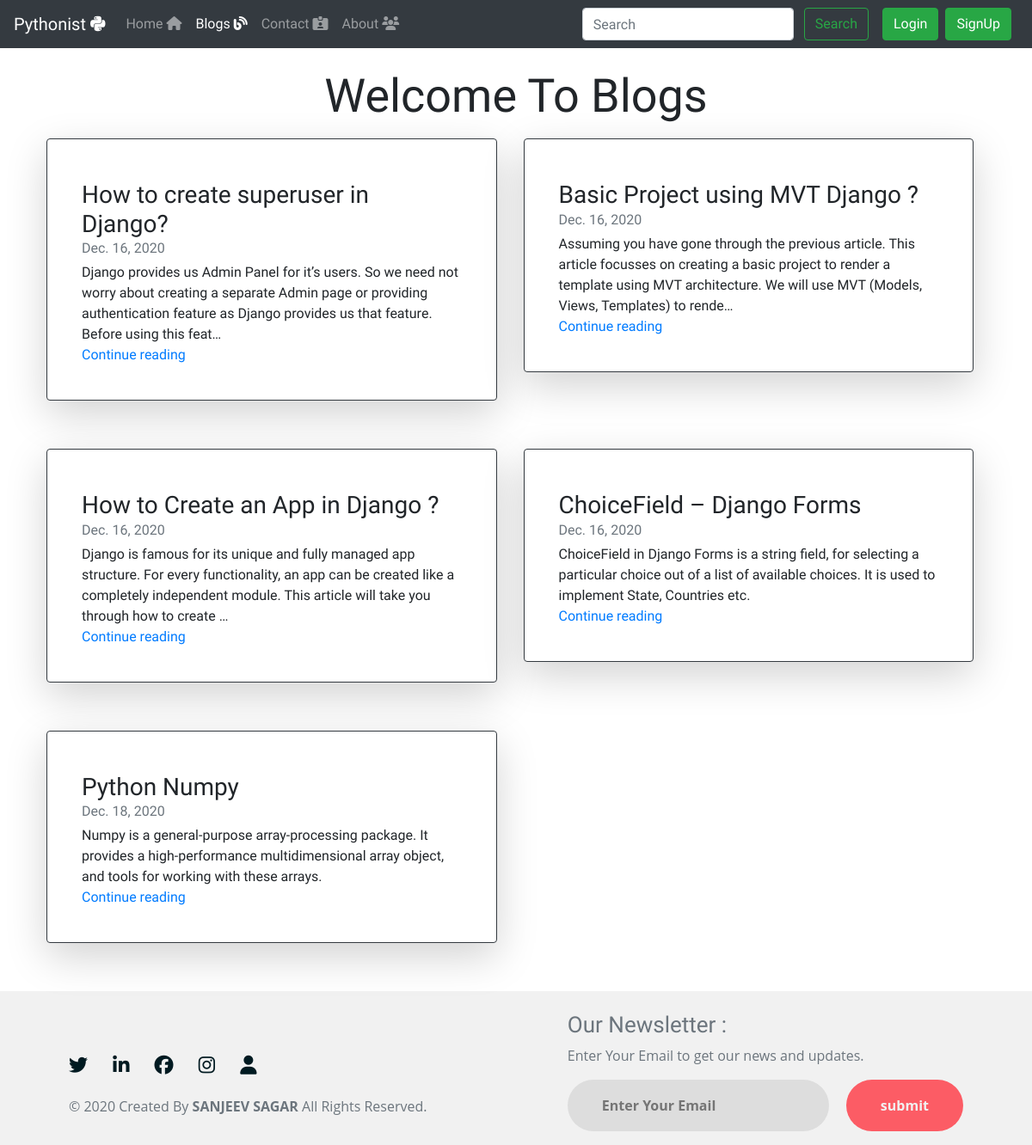
Page /Blogs/ on the committed database.
### Blogs/models.py (models this page shows, shortened)
class Post(models.Model):
    post_id = models.AutoField(primary_key= True)
    tilte = models.CharField(max_length=50)
    tilte_post = models.TextField()
    heading2 = models.CharField(max_length=50)
    post2 = models.TextField()
    About = models.TextField()
    slug = models.CharField(max_length=130)
    pub_date = models.DateField(null=True, blank=True)

### Blogs/views.py (the view)
# urls.py: path('', views.blogHome, name='blogHome'),
def blogHome(request):
    mypost = Post.objects.all()
    return render(request, 'blog/blogHome.html', {'mypost':mypost})

### templates/blog/blogHome.html (shortened to what this page needs)
{% extends 'base.html' %}
{% block blogactive %} active {% endblock blogactive %}
{% block body %}
<div class="container mt-3" style="font-family: 'Acme'">
    <center > <div class="font" id="text" > </div></center>
    <div class="row my-2">
        {% for item in mypost %}
        <div class="col-md-6">
            <div class="row g-0 border rounded overflow-hidden flex-md-row mb-4 shadow-sm h-md-250 position-relative shadow-lg p-3 mb-5 bg-white rounded border border-dark">
                <div class="col p-4 d-flex flex-column position-static">
                    <h3 class="mb-0">{{item.tilte}}</h3>
                    <div class="mb-1 text-muted">{{item.pub_date}}</div>
                    <p class="card-text mb-auto">{{item.tilte_post | truncatechars:200}}
                    </p>
                    <a href="/Blogs/{{item.slug}}" class="stretched-link">Continue reading</a>
                </div>
            </div>
        </div>
        {% if forloop.counter|divisibleby:2%}
    </div>
    <div class="row my-2">
        {%endif%}
        {%endfor%}</div>
</div>
{% endblock body %}

### templates/base.html (style rules this page uses)
.row { display: -ms-flexbox; display: flex; -ms-flex-wrap: wrap; flex-wrap: wrap; margin-right: 4px; margin-left: -3px; }
#text { font-family: 'Acme', sans-serif; font-size: 6ch; text-align: center; font-weight: 3%; }
body { margin: 0; padding: 0; font-family: "Open Sans", sans-serif; }

### rows in the picture
Post: tilte "How to create superuser in Django?", pub_date "Dec. 16, 2020", tilte_post "Django provides us Admin Panel for it’s users. So we need not worry about creating a separate Admin page or providing authentication feature as Django provides us that feature. Before using this feat…"
Post: tilte "Basic Project using MVT Django ?", pub_date "Dec. 16, 2020", tilte_post "Assuming you have gone through the previous article. This article focusses on creating a basic project to render a template using MVT architecture. We will use MVT (Models, Views, Templates) to rende…"
Post: tilte "How to Create an App in Django ?", pub_date "Dec. 16, 2020", tilte_post "Django is famous for its unique and fully managed app structure. For every functionality, an app can be created like a completely independent module. This article will take you through how to create …"
Post: tilte "ChoiceField – Django Forms", pub_date "Dec. 16, 2020", tilte_post "ChoiceField in Django Forms is a string field, for selecting a particular choice out of a list of available choices. It is used to implement State, Countries etc."
Post: tilte "Python Numpy", pub_date "Dec. 18, 2020", tilte_post "Numpy is a general-purpose array-processing package. It provides a high-performance multidimensional array object, and tools for working with these arrays."
